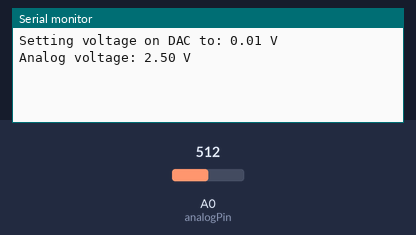
The sketch below on a simulated Arduino Uno, built with avr-gcc and run on an emulated ATmega328P. On the bench: the last lines printed to the serial monitor. Inputs (shaded band) come from the test bench; at power-on: A0 (analogPin) = 512.

Above: at 4.8 s.
4.9 s: A0 (analogPin) set to 716
At 6.2 s:
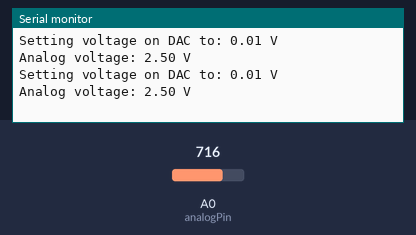
8.9 s: A0 (analogPin) set to 900
At 12.0 s:
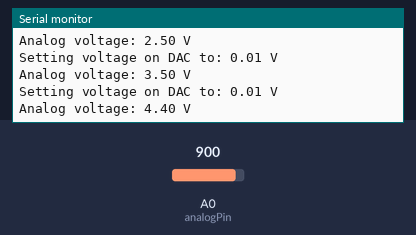
Timing chart, 0 to 13.5 s (numbered marks = the images above; inputs shaded):
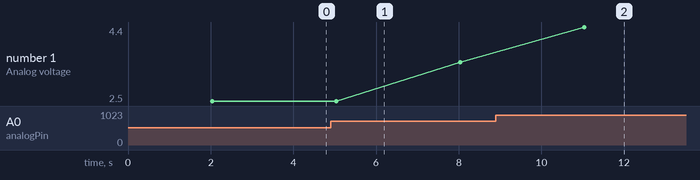

Measured:
- after the input at 8.9 s, the serial monitor: prints a new line after 2.1 s (image 2)
- plotted number 1: 2.5 → 3.5 after the input at 4.9 s, 3.5 → 4.4 after the input at 8.9 s

The sketch:

Testing_DAC.ino
```cpp
#include <Wire.h>
#include <Adafruit_MCP4725.h>

Adafruit_MCP4725 dac;

const int analogPin = A0;

void setup() {
  Wire.begin();
  Serial.begin(9600);

  dac.begin(0x62); // Replace with your actual I2C address (0x62)
}

void loop() {
  // Manually set the desired voltage between 0 and 5 volts for the DAC
  float dacVoltage = 0.01;

  // Convert DAC voltage to DAC value (0-4095)
  uint16_t dacValue = (dacVoltage / 5.0) * 4095;

  // Set the DAC output
  dac.setVoltage(dacValue, false);
  delay(1000);

  // Read the analog voltage from pin A0
  int analogValue = analogRead(analogPin);
  float analogVoltage = (analogValue * 5.0) / 1023.0;
   delay(1000);

  Serial.print("Setting voltage on DAC to: ");
  Serial.print(dacVoltage, 2);
  Serial.println(" V");

  Serial.print("Analog voltage: ");
  Serial.print(analogVoltage, 2);
  Serial.println(" V");

  delay(1000); // Wait for 10 seconds before updating again
}
```
